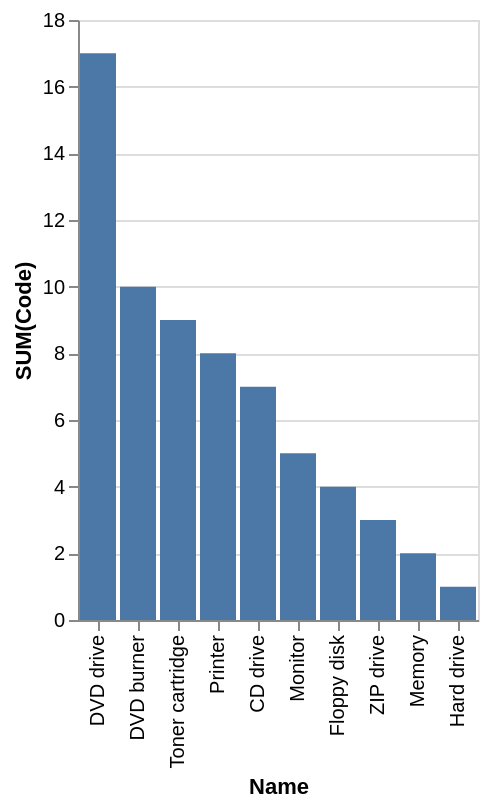

Specify this chart in Vega-Lite:
### Vega-Lite specification from a JSON file in a GitHub repository (floating-point values rounded to 4 significant figures)
{"data": {"values": [{"x_data": "DVD drive", "y_data": 17}, {"x_data": "DVD burner", "y_data": 10}, {"x_data": "Toner cartridge", "y_data": 9}, {"x_data": "Printer", "y_data": 8}, {"x_data": "CD drive", "y_data": 7}, {"x_data": "Monitor", "y_data": 5}, {"x_data": "Floppy disk", "y_data": 4}, {"x_data": "ZIP drive", "y_data": 3}, {"x_data": "Memory", "y_data": 2}, {"x_data": "Hard drive", "y_data": 1}]}, "mark": "bar", "encoding": {"x": {"field": "x_data", "type": "nominal", "title": "Name", "sort": {"op": "sum", "field": "y_data", "order": "descending"}}, "y": {"field": "y_data", "type": "quantitative", "title": "SUM(Code)"}}}
